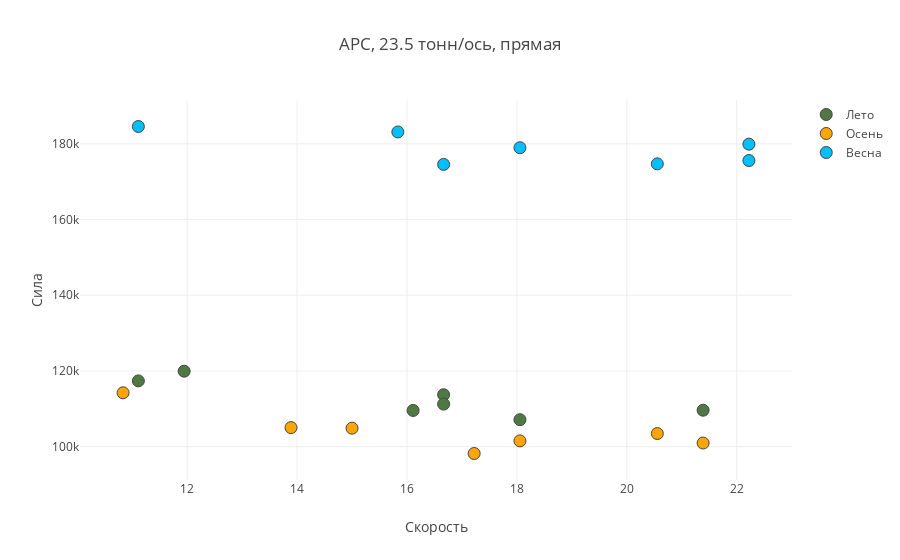
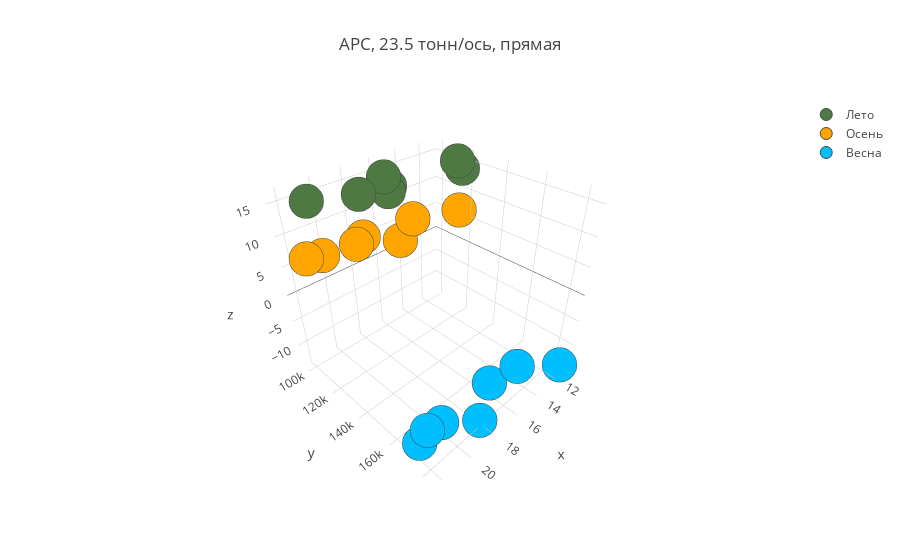

Here is the notebook cell these charts were saved with, in order:
### Markdown cell above
## Визуализация данных для вертикальных сил

### Code cell
i = 0
for df_tmp in df_list:

    trace_summer = go.Scatter(
        x=df_tmp.loc[df_tmp.summer == 1].speed,
        y=df_tmp.loc[df_tmp.summer == 1].vertical_force_mean,
        mode='markers',
        name='Лето',
        marker = dict(
            size = 12,
            color = '#4F7942',
            line = dict(
                width = 1,
            )
        )
    )

    trace_fall = go.Scatter(
        x=df_tmp.loc[df_tmp.fall == 1].speed,
        y=df_tmp.loc[df_tmp.fall == 1].vertical_force_mean,
        mode='markers',
        name='Осень',
        marker = dict(
            size = 12,
            color = '#FFA500',
            line = dict(
                width = 1,
            )
        )
    )

    trace_spring = go.Scatter(
        x=df_tmp.loc[df_tmp.spring == 1].speed,
        y=df_tmp.loc[df_tmp.spring == 1].vertical_force_mean,
        mode='markers',
        name='Весна',
        marker = dict(
            size = 12,
            color = '#00BFFF',
            line = dict(
                width = 1,
            )
        )
    )

    data = [trace_summer, trace_fall, trace_spring]

    layout = dict(title = name_list[i],
                  yaxis = dict(title='Сила'),
                  xaxis = dict(title='Скорость'))

    fig = dict(data=data, layout=layout)
    iplot(fig)


    trace_summer = go.Scatter3d(
        x=df_tmp.loc[df_tmp.summer == 1].speed,
        y=df_tmp.loc[df_tmp.summer == 1].vertical_force_mean,
        z=df_tmp.loc[df_tmp.summer == 1].temperature,
        mode='markers',
        name='Лето',
        marker = dict(
            size = 12,
            color = '#4F7942',
            line = dict(
                width = 1,
            )
        )
    )

    trace_fall = go.Scatter3d(
        x=df_tmp.loc[df_tmp.fall == 1].speed,
        y=df_tmp.loc[df_tmp.fall == 1].vertical_force_mean,
        z=df_tmp.loc[df_tmp.fall == 1].temperature,
        mode='markers',
        name='Осень',
        marker = dict(
            size = 12,
            color = '#FFA500',
            line = dict(
                width = 1,
            )
        )
    )

    trace_spring = go.Scatter3d(
        x=df_tmp.loc[df_tmp.spring == 1].speed,
        y=df_tmp.loc[df_tmp.spring == 1].vertical_force_mean,
        z=df_tmp.loc[df_tmp.spring == 1].temperature,
        mode='markers',
        name='Весна',
        marker = dict(
            size = 12,
            color = '#00BFFF',
            line = dict(
                width = 1,
            )
        )
    )

    data = [trace_summer, trace_fall, trace_spring]

    layout = dict(title = name_list[i],
                  yaxis = dict(title='Сила'),
                  xaxis = dict(title='Скорость'))

    fig = dict(data=data, layout=layout)
    iplot(fig)
    i = i + 1

### Figure 1 — Plotly figure (JSON) as saved in the notebook; plotly's stock layout.template omitted (floating-point values rounded to 4 significant figures)
{"data": [{"marker": {"color": "#4F7942", "line": {"width": 1}, "size": 12}, "mode": "markers", "name": "Лето", "type": "scatter", "x": [11.11, 16.11, 16.67, 18.06, 11.94, 16.67, 21.39], "y": [117369, 109556, 113715, 107100.0, 119932, 111228, 109620]}, {"marker": {"color": "#FFA500", "line": {"width": 1}, "size": 12}, "mode": "markers", "name": "Осень", "type": "scatter", "x": [10.83, 13.89, 20.56, 21.39, 15, 17.22, 18.06], "y": [114200.0, 105021, 103456, 100945, 104900.0, 98181, 101500.0]}, {"marker": {"color": "#00BFFF", "line": {"width": 1}, "size": 12}, "mode": "markers", "name": "Весна", "type": "scatter", "x": [11.11, 18.06, 15.83, 22.22, 16.67, 20.56, 22.22], "y": [184581, 179000.0, 183144, 179918, 174567, 174708, 175585]}], "layout": {"title": "АРС, 23.5 тонн/ось, прямая", "xaxis": {"title": "Скорость"}, "yaxis": {"title": "Сила"}}}

### Figure 2 — Plotly figure (JSON) as saved in the notebook; plotly's stock layout.template omitted (floating-point values rounded to 4 significant figures)
{"data": [{"marker": {"color": "#4F7942", "line": {"width": 1}, "size": 12}, "mode": "markers", "name": "Лето", "type": "scatter3d", "x": [11.11, 16.11, 16.67, 18.06, 11.94, 16.67, 21.39], "y": [117369, 109556, 113715, 107100.0, 119932, 111228, 109620], "z": [14, 14, 14, 14, 16, 16, 16]}, {"marker": {"color": "#FFA500", "line": {"width": 1}, "size": 12}, "mode": "markers", "name": "Осень", "type": "scatter3d", "x": [10.83, 13.89, 20.56, 21.39, 15, 17.22, 18.06], "y": [114200.0, 105021, 103456, 100945, 104900.0, 98181, 101500.0], "z": [6, 6, 6, 6, 3, 5, 5]}, {"marker": {"color": "#00BFFF", "line": {"width": 1}, "size": 12}, "mode": "markers", "name": "Весна", "type": "scatter3d", "x": [11.11, 18.06, 15.83, 22.22, 16.67, 20.56, 22.22], "y": [184581, 179000.0, 183144, 179918, 174567, 174708, 175585], "z": [-14, -14, -6, -6, -10, -10, -10]}], "layout": {"title": "АРС, 23.5 тонн/ось, прямая", "xaxis": {"title": "Скорость"}, "yaxis": {"title": "Сила"}}}
